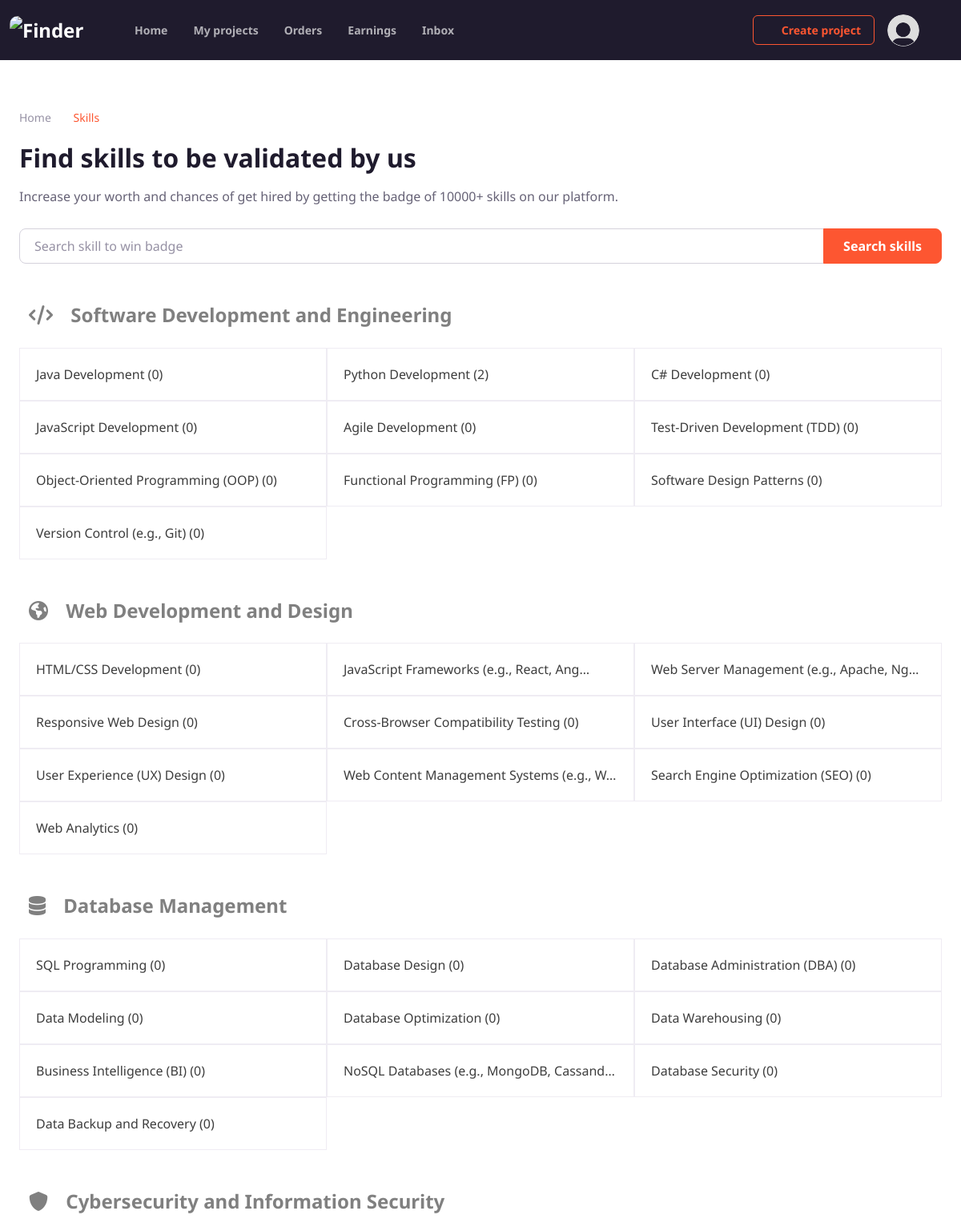
The app's page /skills (signed in, upper part) with its own data.
### authentication/models.py (models this page shows, shortened)
class User(AbstractUser):
    username = None
    USERNAME_FIELD = "email"
    REQUIRED_FIELDS = []
    phone           = PhoneNumberField(null=True, blank=True)
    bio             = models.TextField(null=True, blank=True)
    email           = models.EmailField(unique=True)
    profile_pic     = models.ImageField(upload_to="profile_pics", default="profile_pics/default.png")
    is_staff_member = models.OneToOneField("organizations.Staff", on_delete=models.SET_NULL, null=True, blank=True, related_name="staff_member_object")
    is_organization = models.OneToOneField("organizations.Organization", on_delete=models.SET_NULL, null=True, blank=True, related_name="organization_object")
    is_endorser     = models.OneToOneField("endorsers.Endorser", on_delete=models.SET_NULL, null=True, blank=True, related_name="endorser_object")
    is_survey_taken = models.BooleanField(default=False)
    mode            = models.CharField(max_length=15, choices=[("endorser", "Endorser"), ("organization", "Organization")], default="organization")
    refer_id        = models.CharField(null=True, blank=True, max_length=8)
    def getFullName(self):
        return f"{self.first_name} {self.last_name}"

### skills/models.py (models this page shows, shortened)
class SkillCategory(models.Model):
    name = models.CharField(max_length=255)
    description = models.TextField(blank=True)
    icon = models.CharField(max_length=25,null=True, blank=True)
    image = models.ImageField(upload_to="skill_categories", blank=True)
    slug = models.SlugField(unique=True, blank=True)
    def get_skills(self):
        skills = Skill.objects.filter(categories=self)
        return skills

class Skill(models.Model):
    name = models.CharField(max_length=255)
    description = models.TextField(blank=True)
    categories = models.ManyToManyField(SkillCategory)
    image = models.ImageField(upload_to='skills', blank=True)
    quiz_added = models.PositiveIntegerField(default=0)
    def __str__(self):
        return f'{self.name} ({self.quiz_added})'

### skills/views.py (the view)
# urls.py: path('skills', skill_view, name="skill_list"),
@login_required
def skill_view(request):
    skill_categories = SkillCategory.objects.all()
    all_skills = Skill.objects.all()
    query = request.GET.get('q')
    if query:
        skill_categories = skill_categories.filter(name__icontains=query)
        all_skills = all_skills.filter(name__icontains=query)
    context = {
        'skill_categories': skill_categories,
        'all_skills': all_skills,
        'query': query
    }
    return render(request, "skill_list.html", context)

### skills/templates/skill_list.html (shortened to what this page needs)
{% extends 'inc/base.html' %}
{% block content %}
<br>
<div class="container mt-5 pt-5 p-0">
  <div class="row g-0 mt-n3">
    <div class="col-lg-12 col-xl-12 position-relative overflow-hidden pb-5 pt-4 px-3 px-xl-4 px-xxl-5">
      <nav class="mb-3 pt-md-2" aria-label="Breadcrumb">
        <ol class="breadcrumb">
          <li class="breadcrumb-item"><a href="#">Home</a></li>
          <li class="breadcrumb-item active" aria-current="page">Skills</li>
        </ol>
      </nav>
    <div class="pb-1 pb-sm-2">
        <h1 class="h2 mb-sm-0">Find skills to be validated by us</h1>
        <p class="mt-3">Increase your worth and chances of get hired by getting the badge of 10000+ skills on our platform.</p>
    </div>
      <div class="mb-5">
        <form action="" method="get">
          <div class="input-group">
              <input class="form-control" type="text" name="q" value="{% if query %}{{ query }}{% endif %}" placeholder="Search skill to win badge" required>
              <button class="btn btn-primary" type="submit">Search skills</button>
          </div>
        </form>
      </div>
      <div class="container">
      {% if query %}
        <h4 class="text-primary">
          Search results of "{{ query|truncatechars:40 }}" ({{ all_skills.count }})
          <a href="{% url 'skills:skill_list' %}">
            <span class="fa fa-circle-xmark text-grey mx-2"></span>
          </a>
        </h4>
          <div class="my-5">
            <h4 class="mb-4" style="color: grey">
                <i class="fa fa-list"></i>
                <span class="mx-3">Miscellaneous results</span>
            </h4>
            <div class="row card-group align-items-stretch  px-2">
                {% for skill in all_skills %}
                    <div class="col-sm-4 m-0 p-0">
                        <div class="card text-left p-0 h-100 skill-card" style="border-radius:0px">
                            <div class="card-body" style="border-radius:0px">
                                <a class="text-decoration-none text-grey" href="{% url 'skills:single_skill' skill.id %}">
                                    <p class="card-title mb-0" title="{{ skill }}">
                                        {{ skill|truncatechars:40 }}
                                    </p>
                                </a>
                            </div>
                        </div>
                    </div>
                {% endfor %}
                <div class="col-sm-12">
                  {% for category in skill_categories %}
                    <div class="mt-5">
                        <h4 class="mb-4" style="color: grey">
                            <i class="fa {{ category.icon }}"></i>
                            <span class="mx-3">{{ category.name }}</span>
                        </h4>
                        <div class="row card-group align-items-stretch px-2">
                            {% for skill in category.get_skills %}
                                <div class="col-sm-4 m-0 p-0">
                                    <div class="card text-left p-0 h-100 skill-card" style="border-radius:0px">
                                        <div class="card-body" style="border-radius:0px">
                                            <a class="text-decoration-none text-grey" href="{% url 'skills:single_skill' skill.id %}">
                                                <p class="card-title mb-0" title="{{ skill }}">
                                                    {{ skill|truncatechars:40 }}
                                                </p>
                                            </a>
                                        </div>
                                    </div>
                                </div>
                            {% endfor %}
                        </div>
                    </div>
                  {% endfor %}
                </div>
            </div>
          </div>
      {% else %}
          {% for category in skill_categories %}
              <div class="my-5">
                  <h4 class="mb-4" style="color: grey">
                      <i class="fa {{ category.icon }}"></i>
                      <span class="mx-3">{{ category.name }}</span>
                  </h4>
                  <div class="row card-group align-items-stretch">
                      {% for skill in category.get_skills %}
                          <div class="col-sm-4 m-0 p-0">
                              <div class="card text-left p-0 h-100 skill-card" style="border-radius:0px">
                                  <div class="card-body" style="border-radius:0px">
                                      <a class="text-decoration-none text-grey" href="{% url 'skills:single_skill' skill.id %}">
                                          <p class="card-title mb-0" title="{{ skill }}">
                                              {{ skill|truncatechars:40 }}
                                          </p>
                                      </a>
                                  </div>
                              </div>
                          </div>
                      {% endfor %}
                  </div>
              </div>
          {% endfor %}
      {% endif %}
      </div>
    </div>
  </div>
</div>
{% endblock content %}

### organizations/templates/inc/base.html (shortened to what this page needs)
{% load static %}
<!DOCTYPE html>
<html lang="en">
  <head>
    {% include 'inc/css.html' %}
  </head>
  <body class="fixed-bottom-btn">
    <main class="page-wrapper">
      {% if user.is_authenticated %}
        {% if user.mode == 'organization' %}
          {% include 'inc/navbar-org.inc.html' %}
        {% else %}
          {% include 'inc/navbar.inc.html' %}
        {% endif %}
      {% else %}
        {% include 'inc/navbar-landing.inc.html' %}
      {% endif %}
      {% block content %} {% endblock content %}
    </main>
  </body>
</html>

### organizations/templates/inc/css.html (shortened to what this page needs)
{% load static %}
<link
  rel="stylesheet"
  media="screen"
  href="{% static 'vendor/simplebar/dist/simplebar.min.css' %}"
/>
<link rel="stylesheet" media="screen" href="{% static 'vendor/leaflet/dist/leaflet.css' %}" />
<link
  rel="stylesheet"
  media="screen"
  href="{% static 'vendor/nouislider/dist/nouislider.min.css' %}"
/>
<link
  rel="stylesheet"
  media="screen"
  href="{% static 'vendor/filepond-plugin-image-preview/dist/filepond-plugin-image-preview.min.css' %}"
/>
<link rel="stylesheet" media="screen" href="{% static 'vendor/filepond/dist/filepond.min.css' %}" />
<link
  rel="stylesheet"
  media="screen"
  href="{% static 'vendor/tiny-slider/dist/tiny-slider.css' %}"
/>
<link rel="stylesheet" media="screen" href="{% static 'css/theme.min.css' %}" />
<link rel="stylesheet" href="{% static 'css/referrals.css' %}" />
<link rel="stylesheet" href="{% static 'css/dashboard.css' %}" />

### organizations/templates/inc/navbar-org.inc.html (shortened to what this page needs)
{% load static %}
<header class="navbar navbar-expand-lg navbar-dark bg-dark fixed-top" data-scroll-header>
    <div class="container">
      {% if user.mode == 'organization' %}
        <a class="navbar-brand me-0 me-xl-4" href="{% url 'core:home' %}">
          <img class="d-block" src="{% static 'img/logo/logo-org.png' %}" width="116" alt="Finder" style="border-radius: 10px;">
        </a>
        <a class="btn btn-outline-primary btn-sm ms-2 order-lg-3 mx-3" href="{% url 'org:profile' 'create-project' %}"><i class="fi-plus me-2"></i>Create project</a>
      {% else %}
        <a class="navbar-brand me-0 me-xl-4" href="{% url 'core:home' %}">
          <img class="d-block" src="{% static 'img/logo/logo-endorsers.png' %}" width="116" alt="Finder" style="border-radius: 10px;">
        </a>
      {% endif %}
     <div class="dropdown d-none d-lg-block order-lg-3 my-n2 me-3">
          <a class="d-block py-2" href="{% url 'core:profile' %}">
            <img class="rounded-circle" src="{{ user.profile_pic.url }}" width="40" alt="Annette Black">
          </a>
      </div>
      <a class="btn btn-link btn-light btn-sm d-none d-lg-block order-lg-3 pe-0 ms-2" href="#"></a>
      <div class="collapse navbar-collapse order-lg-2" id="navbarNav">
        <ul class="navbar-nav navbar-nav-scroll" style="max-height: 35rem;">
          <li class="nav-item">
            <a class="nav-link" href="{% url 'org:home' %}" role="button">Home</a>
          </li>
          <li class="nav-item">
            <a class="nav-link" href="{% url 'org:profile' 'my-projects' %}" role="button">My projects</a>
          </li>
          <li class="nav-item">
            <a class="nav-link" href="{% url 'org:orders' %}" role="button">Orders</a>
          </li>
          <li class="nav-item">
            <a class="nav-link" href="{% url 'wallet:earnings' %}" role="button">Earnings</a>
          </li>
          <li class="nav-item">
            <a class="nav-link" href="{% url 'core:inbox' %}" role="button">Inbox</a>
          </li>
        </ul>
      </div>
    </div>
</header>

### organizations/templates/inc/footer.html (shortened to what this page needs)
{% load static %}

### organizations/templates/inc/scriptjs.html (shortened to what this page needs)
{% load static %}

### organizations/templates/inc/base.html (style rules this page uses)
.skill-card { transition-duration: 0.25s; }
.text-grey { color: rgb(61, 61, 61); }

### records on screen
User: profile_pic (placeholder picture)
SkillCategory: name "Software Development and Engineering"
Skill: name+quiz_added "Java Development (0)"
Skill: name+quiz_added "Python Development (2)"
Skill: name+quiz_added "C# Development (0)"
Skill: name+quiz_added "JavaScript Development (0)"
Skill: name+quiz_added "Agile Development (0)"
Skill: name+quiz_added "Test-Driven Development (TDD) (0)"
Skill: name+quiz_added "Object-Oriented Programming (OOP) (0)"
Skill: name+quiz_added "Functional Programming (FP) (0)"
Skill: name+quiz_added "Software Design Patterns (0)"
Skill: name+quiz_added "Version Control (e.g., Git) (0)"
SkillCategory: name "Web Development and Design"
Skill: name+quiz_added "HTML/CSS Development (0)"
Skill: name+quiz_added "JavaScript Frameworks (e.g., React, Ang…"
Skill: name+quiz_added "Web Server Management (e.g., Apache, Ng…"
Skill: name+quiz_added "Responsive Web Design (0)"
Skill: name+quiz_added "Cross-Browser Compatibility Testing (0)"
Skill: name+quiz_added "User Interface (UI) Design (0)"
Skill: name+quiz_added "User Experience (UX) Design (0)"
Skill: name+quiz_added "Web Content Management Systems (e.g., W…"
Skill: name+quiz_added "Search Engine Optimization (SEO) (0)"
Skill: name+quiz_added "Web Analytics (0)"
SkillCategory: name "Database Management"
Skill: name+quiz_added "SQL Programming (0)"
Skill: name+quiz_added "Database Design (0)"
Skill: name+quiz_added "Database Administration (DBA) (0)"
Skill: name+quiz_added "Data Modeling (0)"
Skill: name+quiz_added "Database Optimization (0)"
Skill: name+quiz_added "Data Warehousing (0)"
Skill: name+quiz_added "Business Intelligence (BI) (0)"
Skill: name+quiz_added "NoSQL Databases (e.g., MongoDB, Cassand…"
Skill: name+quiz_added "Database Security (0)"
Skill: name+quiz_added "Data Backup and Recovery (0)"
SkillCategory: name "Cybersecurity and Information Security"
